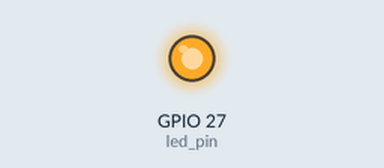
Bench run of a program on a simulated Raspberry Pi (BCM pin numbers). On the bench: output pins drawn as LEDs (lit = HIGH). What the program prints to the terminal is not drawn.

Above: at 0.1 s.
Timing chart, 0 to 1.6 s (numbered marks = the images above):
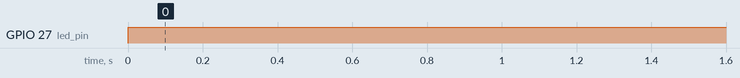

Measured:
- by itself, GPIO 27 (led_pin): LOW → HIGH at 0.00 s

The program:

Ex2.py
```python
import time
import RPi.GPIO as GPIO

sensor_pin = 17
led_pin = 27

GPIO.setwarnings(False)
GPIO.setmode(GPIO.BCM)
GPIO.setup(sensor_pin, GPIO.IN)
GPIO.setup(led_pin, GPIO.OUT)

while True:
    if GPIO.input(sensor_pin) == GPIO.HIGH:
        print("Light off")
        GPIO.output(led_pin, GPIO.LOW)
        time.sleep(0.3)
    else:
        print("Light on")
        GPIO.output(led_pin, GPIO.HIGH)
        time.sleep(0.3)
```
